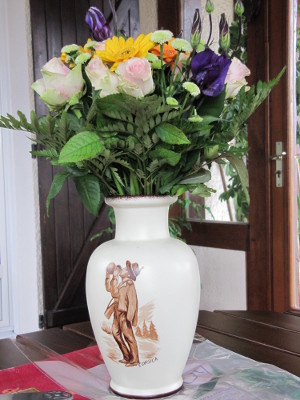
#> input picture DataTP3/image.jpg, 300 x 400 px
$ python echantillonnage_sift.py
#> lines starting #> are read from the running program, lines starting #| are printed output that depends on the picture
# ============================================================
# TP3 : DETECTION ET MISE EN CORRESPONDANCE DE POINTS D'INTERET
#
# PARTIE III : CALCUL DES DESCRIPTEURS SIFT
#
# Question 3 :
# Programmer la fonction echantillonner pour extraire des patchs
# de l'image. Chaque patch est de taille 16x16 pixels.
# Ces patchs seront ensuite utilises pour calculer les
# descripteurs SIFT avec computeSIFT et les visualiser avec visuSIFT.
# ============================================================

import cv2
import numpy as np
import matplotlib.pyplot as plt

def echantillonner(I, taille=16, pas=16):
    patches = []

    hauteur, largeur = I.shape[:2]

    for y in range(0, hauteur - taille + 1, pas):
        for x in range(0, largeur - taille + 1, pas):
            patch = I[y:y+taille, x:x+taille]
            patches.append((patch, (x, y)))

    return patches

# 1. Chargement de l'image
I = cv2.imread("DataTP3/image.jpg", cv2.IMREAD_GRAYSCALE)
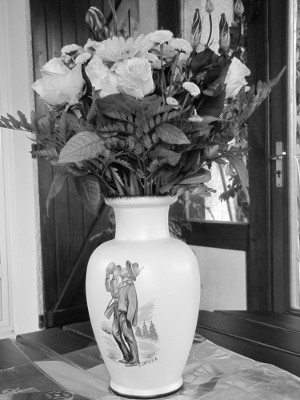
#> I: shape (400, 300); min 0, max 255, mean 121.5

if I is None:
    raise FileNotFoundError("Image introuvable.")

# 2. Extraction des patchs
patches = echantillonner(I)
#> after the loop in echantillonner, `for y in range(0, hauteur - taille + 1, pas):`: patches = 450 items
#> patches = 450 items

# 3. Affichage des informations
print("Dimensions de l'image :", I.shape)
#| Dimensions de l'image : (400, 300)
print("Nombre total de patchs :", len(patches))
#| Nombre total de patchs : 450

# 4. Visualisation des premiers patchs
nombre = min(16, len(patches))
#> nombre = 16

plt.figure(figsize=(10, 10))

for i in range(nombre):
    patch, (x, y) = patches[i]

    plt.subplot(4, 4, i + 1)
    plt.imshow(patch, cmap="gray")
    plt.title(f"Patch {i+1} ({x},{y})")
    plt.axis("off")
#> this loop made 16 passes
#> x on passes 1 to 12: 0, 16, 32, 48, 64, 80, 96, 112, 128, 144, 160, 176

plt.suptitle("Echantillonnage des patchs 16x16")
plt.tight_layout()
plt.show()
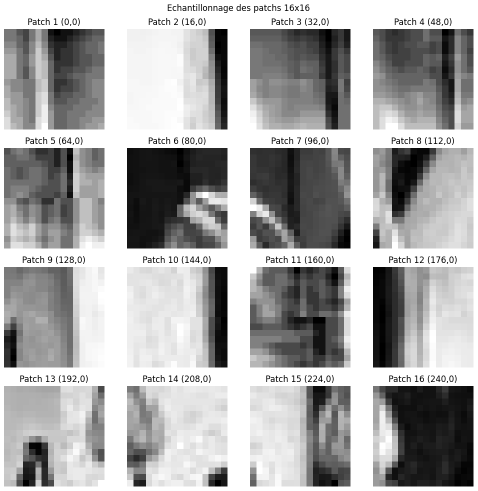
#> figure drawn by matplotlib, 16 panels
